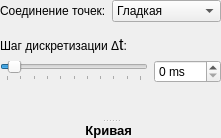
         <widget class="QSplitter" name="menu_experiment_curve_group">
          <property name="orientation">
           <enum>Qt::Vertical</enum>
          </property>
          <property name="opaqueResize">
           <bool>false</bool>
          </property>
          <widget class="QWidget" name="layoutWidget8">
           <layout class="QVBoxLayout" name="menu_experiment_curve_tools">
            <item>
             <layout class="QHBoxLayout" name="menu_experiment_curveLine_tool">
              <item>
               <widget class="QLabel" name="menu_experiment_curveLine_label">
                <property name="maximumSize">
                 <size>
                  <width>16777215</width>
                  <height>20</height>
                 </size>
                </property>
                <property name="toolTip">
                 <string>Форма линии графика</string>
                </property>
                <property name="text">
                 <string>Соединение точек:</string>
                </property>
                <property name="buddy">
                 <cstring>menu_experiment_curveLine_combo</cstring>
                </property>
               </widget>
              </item>
              <item>
               <widget class="QComboBox" name="menu_experiment_curveLine_combo">
                <property name="toolTip">
                 <string>Форма линии графика</string>
                </property>
                <item>
                 <property name="text">
                  <string>Гладкая</string>
                 </property>
                </item>
                <item>
                 <property name="text">
                  <string>Ломанная</string>
                 </property>
                </item>
                <item>
                 <property name="text">
                  <string>Не соединять</string>
                 </property>
                </item>
               </widget>
              </item>
             </layout>
            </item>
            <item>
             <spacer name="verticalSpacer_6">
              <property name="orientation">
               <enum>Qt::Vertical</enum>
              </property>
              <property name="sizeType">
               <enum>QSizePolicy::Fixed</enum>
              </property>
              <property name="sizeHint" stdset="0">
               <size>
                <width>20</width>
                <height>7</height>
               </size>
              </property>
             </spacer>
            </item>
            <item>
             <widget class="QLabel" name="menu_experiment_curveDT_label">
              <property name="maximumSize">
               <size>
                <width>16777215</width>
                <height>20</height>
               </size>
              </property>
              <property name="toolTip">
               <string>Интервал времени, через которое регистрируются значения</string>
              </property>
              <property name="text">
               <string>&lt;html&gt;&lt;head/&gt;&lt;body&gt;&lt;p&gt;Шаг дискретизации Δ&lt;span style=&quot; font-size:12pt;&quot;&gt;t&lt;/span&gt;:&lt;/p&gt;&lt;/body&gt;&lt;/html&gt;</string>
              </property>
              <property name="buddy">
               <cstring>menu_experiment_curveDT_slider</cstring>
              </property>
             </widget>
            </item>
            <item>
             <layout class="QHBoxLayout" name="menu_experiment_curveDT_tool">
              <item>
               <widget class="QSlider" name="menu_experiment_curveDT_slider">
                <property name="enabled">
                 <bool>true</bool>
                </property>
                <property name="minimumSize">
                 <size>
                  <width>130</width>
                  <height>0</height>
                 </size>
                </property>
                <property name="toolTip">
                 <string>Интервал времени, через которое регистрируются значения</string>
                </property>
                <property name="maximum">
                 <number>100</number>
                </property>
                <property name="pageStep">
                 <number>5</number>
                </property>
                <property name="value">
                 <number>5</number>
                </property>
                <property name="sliderPosition">
                 <number>5</number>
                </property>
                <property name="orientation">
                 <enum>Qt::Horizontal</enum>
                </property>
                <property name="tickPosition">
                 <enum>QSlider::TicksBelow</enum>
                </property>
                <property name="tickInterval">
                 <number>10</number>
                </property>
               </widget>
              </item>
              <item>
               <widget class="QSpinBox" name="menu_experiment_curveDT_spin">
                <property name="enabled">
                 <bool>true</bool>
                </property>
                <property name="minimumSize">
                 <size>
                  <width>55</width>
                  <height>0</height>
                 </size>
                </property>
                <property name="toolTip">
                 <string>Интервал времени, через которое регистрируются значения</string>
                </property>
                <property name="suffix">
                 <string> ms</string>
                </property>
                <property name="maximum">
                 <number>100</number>
                </property>
                <property name="displayIntegerBase">
                 <number>10</number>
                </property>
               </widget>
              </item>
             </layout>
            </item>
            <item>
             <spacer name="verticalSpacer">
              <property name="orientation">
               <enum>Qt::Vertical</enum>
              </property>
              <property name="sizeHint" stdset="0">
               <size>
                <width>20</width>
                <height>40</height>
               </size>
              </property>
             </spacer>
            </item>
           </layout>
          </widget>
          <widget class="QLabel" name="menu_experiment_curve_label">
           <property name="font">
            <font>
             <weight>75</weight>
             <bold>true</bold>
            </font>
           </property>
           <property name="text">
            <string>&lt;html&gt;&lt;head/&gt;&lt;body&gt;&lt;p&gt;&lt;span style=&quot; font-size:10pt;&quot;&gt;Кривая &lt;/span&gt;&lt;/p&gt;&lt;/body&gt;&lt;/html&gt;</string>
           </property>
           <property name="alignment">
            <set>Qt::AlignCenter</set>
           </property>
          </widget>
         </widget>
